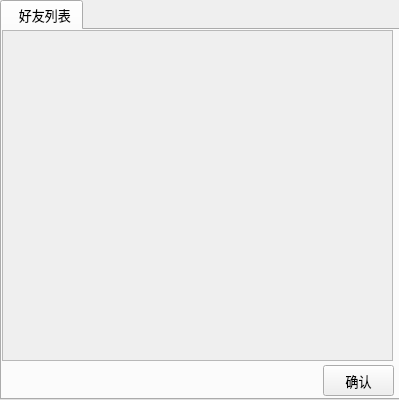
<?xml version="1.0" encoding="UTF-8"?>
<ui version="4.0">
 <class>ourchatselect</class>
 <widget class="QWidget" name="ourchatselect">
  <property name="geometry">
   <rect>
    <x>0</x>
    <y>0</y>
    <width>399</width>
    <height>400</height>
   </rect>
  </property>
  <property name="minimumSize">
   <size>
    <width>1</width>
    <height>1</height>
   </size>
  </property>
  <property name="maximumSize">
   <size>
    <width>16777215</width>
    <height>16777215</height>
   </size>
  </property>
  <property name="font">
   <font>
    <family>微软雅黑</family>
    <pointsize>10</pointsize>
   </font>
  </property>
  <property name="windowTitle">
   <string>Form</string>
  </property>
  <property name="layoutDirection">
   <enum>Qt::LeftToRight</enum>
  </property>
  <widget class="QTabWidget" name="tabWidget">
   <property name="geometry">
    <rect>
     <x>0</x>
     <y>0</y>
     <width>400</width>
     <height>400</height>
    </rect>
   </property>
   <property name="minimumSize">
    <size>
     <width>1</width>
     <height>1</height>
    </size>
   </property>
   <property name="maximumSize">
    <size>
     <width>16777215</width>
     <height>16777215</height>
    </size>
   </property>
   <property name="currentIndex">
    <number>0</number>
   </property>
   <widget class="QWidget" name="tab">
    <attribute name="title">
     <string>  好友列表</string>
    </attribute>
    <widget class="QScrollArea" name="scrollArea">
     <property name="geometry">
      <rect>
       <x>0</x>
       <y>0</y>
       <width>391</width>
       <height>331</height>
      </rect>
     </property>
     <property name="widgetResizable">
      <bool>true</bool>
     </property>
     <widget class="QWidget" name="scrollAreaWidgetContents">
      <property name="geometry">
       <rect>
        <x>0</x>
        <y>0</y>
        <width>389</width>
        <height>329</height>
       </rect>
      </property>
      <layout class="QVBoxLayout" name="verticalLayout">
       <item>
        <widget class="QWidget" name="our_wdg" native="true"/>
       </item>
       <item>
        <spacer name="verticalSpacer">
         <property name="orientation">
          <enum>Qt::Vertical</enum>
         </property>
         <property name="sizeHint" stdset="0">
          <size>
           <width>20</width>
           <height>312</height>
          </size>
         </property>
        </spacer>
       </item>
      </layout>
     </widget>
    </widget>
    <widget class="QPushButton" name="pb_commit">
     <property name="geometry">
      <rect>
       <x>321</x>
       <y>335</y>
       <width>71</width>
       <height>31</height>
      </rect>
     </property>
     <property name="text">
      <string>确认</string>
     </property>
    </widget>
   </widget>
  </widget>
 </widget>
 <resources/>
 <connections/>
</ui>
